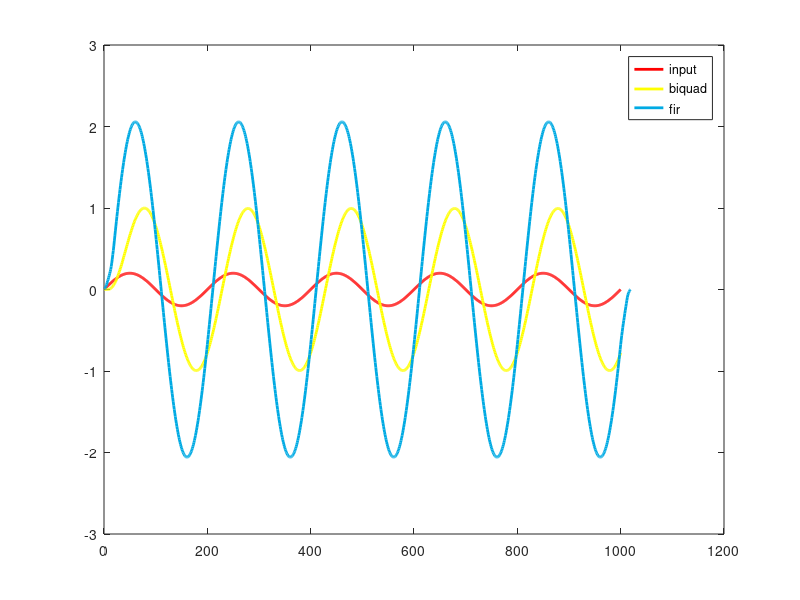

Source code (MATLAB): (Note: this script raises an error after producing the figure.)
bq_coef = [
		1, 1.618,1, 1, -1.5371, 0.9025,
		1, -0.618, 1, 1, 0.0, -0.81,
		1, 1.618,1, 1, -1.5371, 0.9025,
		1, -0.618, 1, 1, 0.0, -0.81,
		1, 1.618,1, 1, -1.5371, 0.9025,
		1, -0.618, 1, 1, 0.0, -0.81
	];

fir_coef = [
		1, .2, 1.2, -.3, .5,...
		1, .2, -1, 1.3, -.4,...
		.5, -.2, .5, 1.5, 1,...
		1, 1, -.7, 1.3, .9
	];

x = zeros(1000,1);

for i=1:1000
    x(i) = .2*sin(i*pi/100);
end
output = sosfilt(bq_coef, x);
plot(x,'r','LineWidth',2)
hold on
g = 1/max(output)
plot(g*output,'y','LineWidth',2)
hold on
output = conv(fir_coef,x);
plot(output,'Color','#00AAE3','LineWidth',2)
grid on
lgnd = legend('input','biquad','fir');
set(lgnd, 'Color', 'w');
set(gca, 'GridColor','w');
set(gca, 'Color', 'k');
xlim([0,length(fir_out)]);